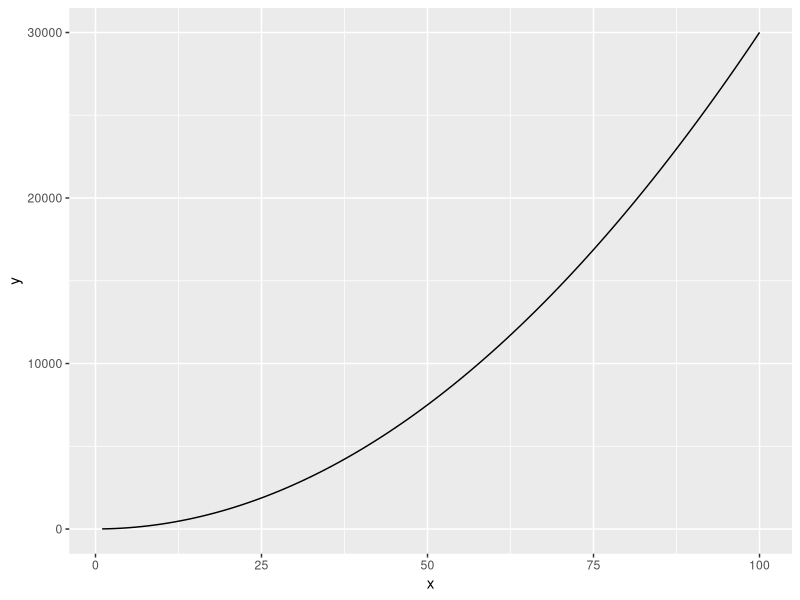
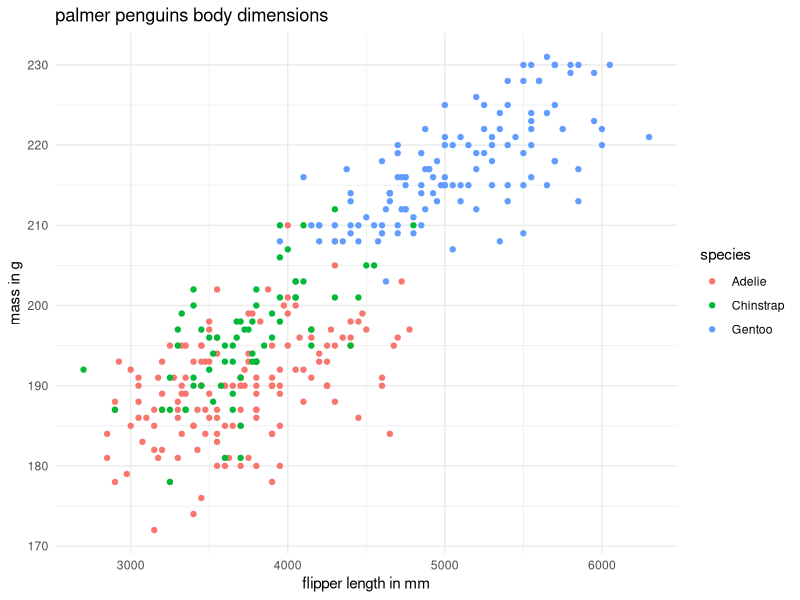
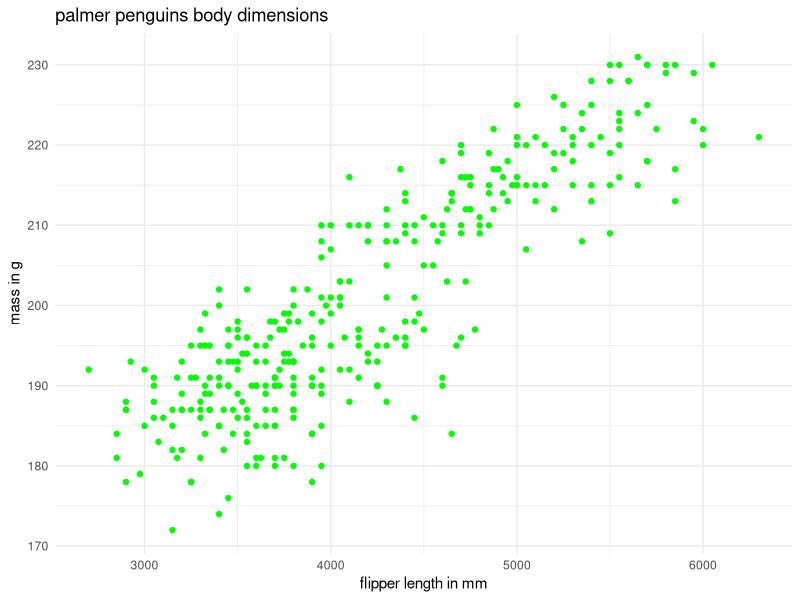

These charts were generated, in order, by the following R code:
## ---- chunk 1
library(tidyverse)
library(palmerpenguins)
## ---- chunk 2
fx = function(x) {
  3 * x ^ 2 + 4
}
# need what data to use for ggplot. c(x, y) creates a vector with multiple elements (concatenate). aes() - aesthetic mappings
ggplot(data.frame(x = c(1, 100)), aes(x = x)) + geom_function(fun = fx)
## ---- chunk 3
fxyz = expression(2 * x * y + 3 * (x ^ 2) * (z ^ 3))
# partial derivative
dfdy = D(fxyz, 'y')

dfdy

dfdz = D(fxyz, 'z')

dfdz
## ---- chunk 4
# aes is reserved for mapping variables, not constants. in this example, color is determined by species. could also do color = "purple" outside of aes() and all points would be 
ggplot(data = penguins, aes(x = body_mass_g, 
                            y = flipper_length_mm,
                            color = species)) + 
  geom_point() +
  labs(x = "flipper length in mm", 
       y = "mass in g", 
       title = "palmer penguins body dimensions") +
theme_minimal()
## ---- chunk 5
# aes is reserved for mapping variables, not constants. in this example, color is determined by species. could also do color = "purple" outside of aes() and all points would be 
ggplot(data = penguins, aes(x = body_mass_g, 
                            y = flipper_length_mm)) + 
  geom_point(color = "green") +
  labs(x = "flipper length in mm", 
       y = "mass in g", 
       title = "palmer penguins body dimensions") +
theme_minimal()
